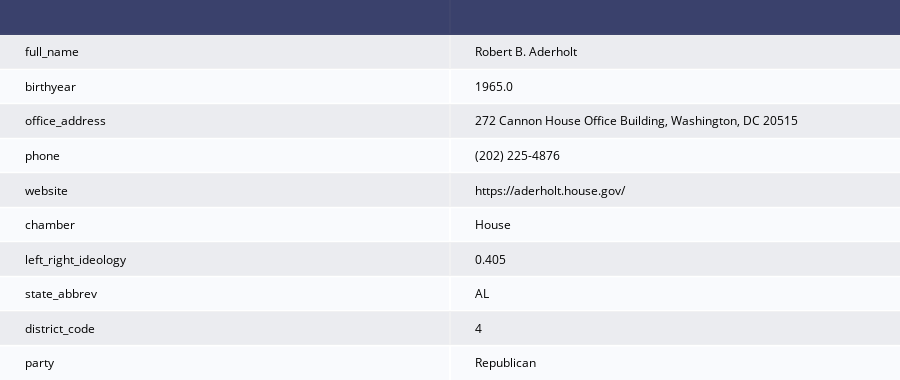

The notebook cell saved with this chart:
### Code cell
b = 'A000055'

my_query = f'''
SELECT *
FROM members
WHERE bioguide_id = '{b}'
'''

member_info = pd.read_sql(my_query, con=engine)
member_info = member_info.drop(['bioguide_id', 'image', 'fec_id', 'bioname', 'icpsr'], axis = 1)
ff.create_table(member_info.T.reset_index().rename({'index': '', 0: ''}, axis = 1))

### Figure 1 — Plotly figure (JSON) as saved in the notebook; plotly's stock layout.template omitted (floating-point values rounded to 4 significant figures)
{"data": [{"colorscale": [[0, "#00083e"], [0.5, "#ededee"], [1, "#ffffff"]], "hoverinfo": "none", "opacity": 0.75, "showscale": false, "type": "heatmap", "z": [[0, 0], [0.5, 0.5], [1, 1], [0.5, 0.5], [1, 1], [0.5, 0.5], [1, 1], [0.5, 0.5], [1, 1], [0.5, 0.5], [1, 1]]}], "layout": {"annotations": [{"align": "left", "font": {"color": "#ffffff"}, "showarrow": false, "text": "<b></b>", "x": -0.45, "xanchor": "left", "xref": "x", "y": 0, "yref": "y"}, {"align": "left", "font": {"color": "#ffffff"}, "showarrow": false, "text": "<b></b>", "x": 0.55, "xanchor": "left", "xref": "x", "y": 0, "yref": "y"}, {"align": "left", "font": {"color": "#000000"}, "showarrow": false, "text": "full_name", "x": -0.45, "xanchor": "left", "xref": "x", "y": 1, "yref": "y"}, {"align": "left", "font": {"color": "#000000"}, "showarrow": false, "text": "Robert B. Aderholt", "x": 0.55, "xanchor": "left", "xref": "x", "y": 1, "yref": "y"}, {"align": "left", "font": {"color": "#000000"}, "showarrow": false, "text": "birthyear", "x": -0.45, "xanchor": "left", "xref": "x", "y": 2, "yref": "y"}, {"align": "left", "font": {"color": "#000000"}, "showarrow": false, "text": "1965.0", "x": 0.55, "xanchor": "left", "xref": "x", "y": 2, "yref": "y"}, {"align": "left", "font": {"color": "#000000"}, "showarrow": false, "text": "office_address", "x": -0.45, "xanchor": "left", "xref": "x", "y": 3, "yref": "y"}, {"align": "left", "font": {"color": "#000000"}, "showarrow": false, "text": "272 Cannon House Office Building, Washington, DC 20515", "x": 0.55, "xanchor": "left", "xref": "x", "y": 3, "yref": "y"}, {"align": "left", "font": {"color": "#000000"}, "showarrow": false, "text": "phone", "x": -0.45, "xanchor": "left", "xref": "x", "y": 4, "yref": "y"}, {"align": "left", "font": {"color": "#000000"}, "showarrow": false, "text": "(202) 225-4876", "x": 0.55, "xanchor": "left", "xref": "x", "y": 4, "yref": "y"}, {"align": "left", "font": {"color": "#000000"}, "showarrow": false, "text": "website", "x": -0.45, "xanchor": "left", "xref": "x", "y": 5, "yref": "y"}, {"align": "left", "font": {"color": "#000000"}, "showarrow": false, "text": "https://aderholt.house.gov/", "x": 0.55, "xanchor": "left", "xref": "x", "y": 5, "yref": "y"}, {"align": "left", "font": {"color": "#000000"}, "showarrow": false, "text": "chamber", "x": -0.45, "xanchor": "left", "xref": "x", "y": 6, "yref": "y"}, {"align": "left", "font": {"color": "#000000"}, "showarrow": false, "text": "House", "x": 0.55, "xanchor": "left", "xref": "x", "y": 6, "yref": "y"}, {"align": "left", "font": {"color": "#000000"}, "showarrow": false, "text": "left_right_ideology", "x": -0.45, "xanchor": "left", "xref": "x", "y": 7, "yref": "y"}, {"align": "left", "font": {"color": "#000000"}, "showarrow": false, "text": "0.405", "x": 0.55, "xanchor": "left", "xref": "x", "y": 7, "yref": "y"}, {"align": "left", "font": {"color": "#000000"}, "showarrow": false, "text": "state_abbrev", "x": -0.45, "xanchor": "left", "xref": "x", "y": 8, "yref": "y"}, {"align": "left", "font": {"color": "#000000"}, "showarrow": false, "text": "AL", "x": 0.55, "xanchor": "left", "xref": "x", "y": 8, "yref": "y"}, {"align": "left", "font": {"color": "#000000"}, "showarrow": false, "text": "district_code", "x": -0.45, "xanchor": "left", "xref": "x", "y": 9, "yref": "y"}, {"align": "left", "font": {"color": "#000000"}, "showarrow": false, "text": "4", "x": 0.55, "xanchor": "left", "xref": "x", "y": 9, "yref": "y"}, {"align": "left", "font": {"color": "#000000"}, "showarrow": false, "text": "party", "x": -0.45, "xanchor": "left", "xref": "x", "y": 10, "yref": "y"}, {"align": "left", "font": {"color": "#000000"}, "showarrow": false, "text": "Republican", "x": 0.55, "xanchor": "left", "xref": "x", "y": 10, "yref": "y"}], "height": 380, "margin": {"b": 0, "l": 0, "r": 0, "t": 0}, "xaxis": {"dtick": 1, "gridwidth": 2, "showticklabels": false, "tick0": -0.5, "ticks": "", "zeroline": false}, "yaxis": {"autorange": "reversed", "dtick": 1, "gridwidth": 2, "showticklabels": false, "tick0": 0.5, "ticks": "", "zeroline": false}}}
